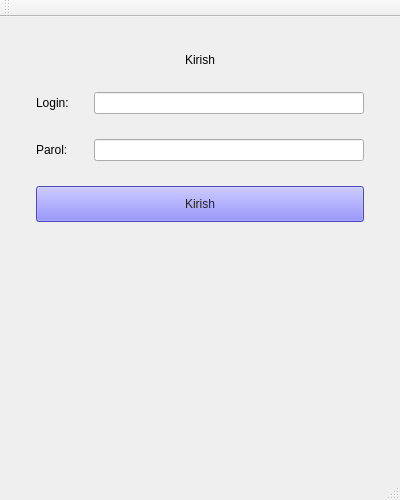
<?xml version="1.0" encoding="UTF-8"?>
<ui version="4.0">
 <class>Login</class>
 <widget class="QMainWindow" name="Login">
  <property name="geometry">
   <rect>
    <x>0</x>
    <y>0</y>
    <width>400</width>
    <height>500</height>
   </rect>
  </property>
  <property name="minimumSize">
   <size>
    <width>400</width>
    <height>500</height>
   </size>
  </property>
  <property name="maximumSize">
   <size>
    <width>450</width>
    <height>600</height>
   </size>
  </property>
  <property name="windowTitle">
   <string>Login</string>
  </property>
  <property name="styleSheet">
   <string notr="true">QLabel{
	font: 14pt &quot;MS Shell Dlg 2&quot;;
}
QLineEdit{
	font: 14pt &quot;MS Shell Dlg 2&quot;;
}
QPushButton{
	font: 14pt &quot;MS Shell Dlg 2&quot;;
	padding: 10px;
	background: #6c67ff;
	color: #222;
}</string>
  </property>
  <widget class="QWidget" name="centralWidget">
   <layout class="QGridLayout" name="gridLayout">
    <item row="0" column="0">
     <layout class="QFormLayout" name="formLayout">
      <property name="horizontalSpacing">
       <number>25</number>
      </property>
      <property name="verticalSpacing">
       <number>25</number>
      </property>
      <property name="leftMargin">
       <number>25</number>
      </property>
      <property name="topMargin">
       <number>25</number>
      </property>
      <property name="rightMargin">
       <number>25</number>
      </property>
      <property name="bottomMargin">
       <number>25</number>
      </property>
      <item row="0" column="0" colspan="2">
       <widget class="QLabel" name="label">
        <property name="text">
         <string>Kirish</string>
        </property>
        <property name="alignment">
         <set>Qt::AlignCenter</set>
        </property>
       </widget>
      </item>
      <item row="1" column="0">
       <widget class="QLabel" name="label_2">
        <property name="text">
         <string>Login:</string>
        </property>
       </widget>
      </item>
      <item row="2" column="0">
       <widget class="QLabel" name="label_3">
        <property name="text">
         <string>Parol:</string>
        </property>
       </widget>
      </item>
      <item row="1" column="1">
       <widget class="QLineEdit" name="lineEdit"/>
      </item>
      <item row="2" column="1">
       <widget class="QLineEdit" name="lineEdit_2"/>
      </item>
      <item row="3" column="0" colspan="2">
       <widget class="QPushButton" name="pushButton">
        <property name="text">
         <string>Kirish</string>
        </property>
       </widget>
      </item>
     </layout>
    </item>
   </layout>
  </widget>
  <widget class="QMenuBar" name="menuBar">
   <property name="geometry">
    <rect>
     <x>0</x>
     <y>0</y>
     <width>400</width>
     <height>26</height>
    </rect>
   </property>
  </widget>
  <widget class="QToolBar" name="mainToolBar">
   <attribute name="toolBarArea">
    <enum>TopToolBarArea</enum>
   </attribute>
   <attribute name="toolBarBreak">
    <bool>false</bool>
   </attribute>
  </widget>
  <widget class="QStatusBar" name="statusBar"/>
 </widget>
 <layoutdefault spacing="6" margin="11"/>
 <resources/>
 <connections/>
</ui>
